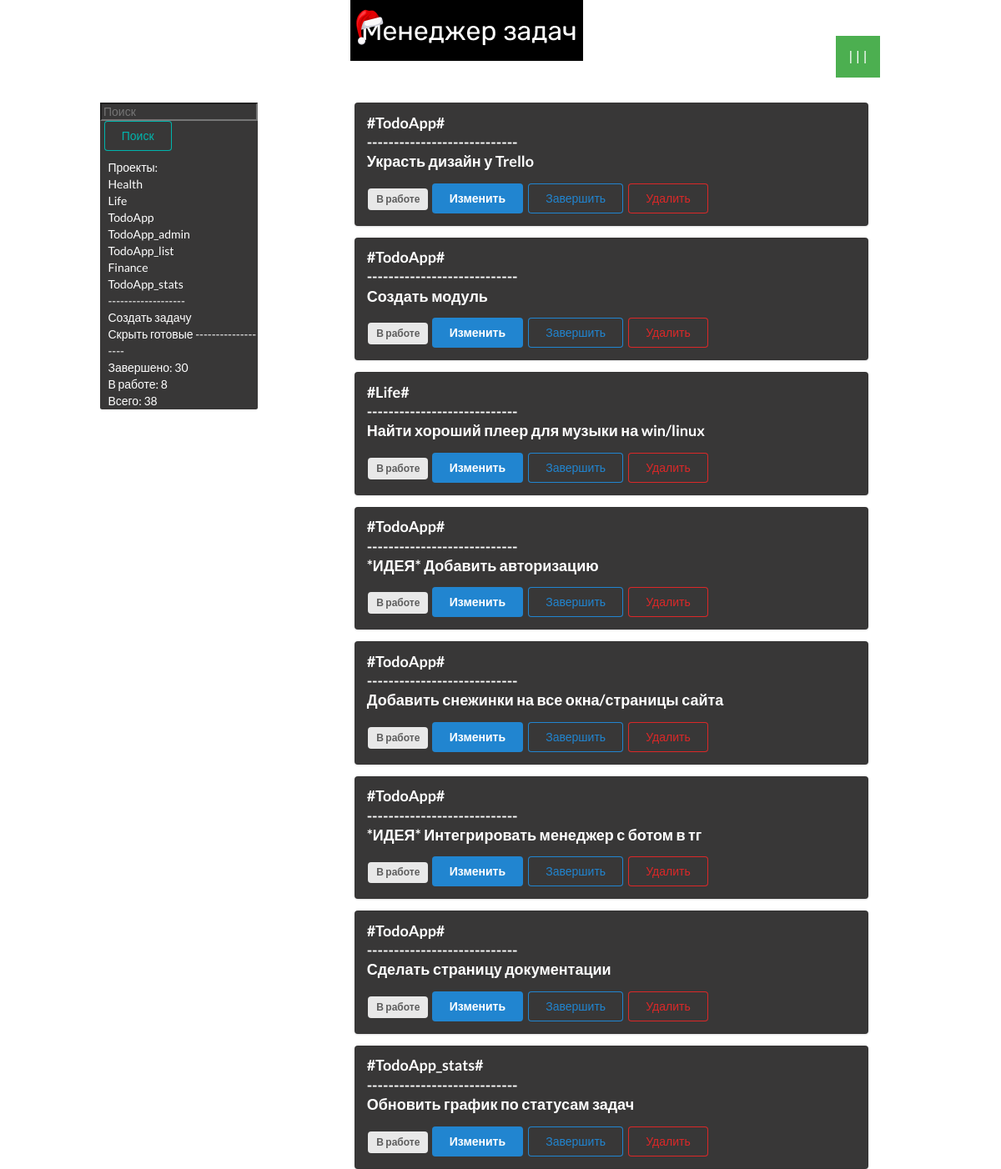
The page /uncompleted on the database as committed earlier.
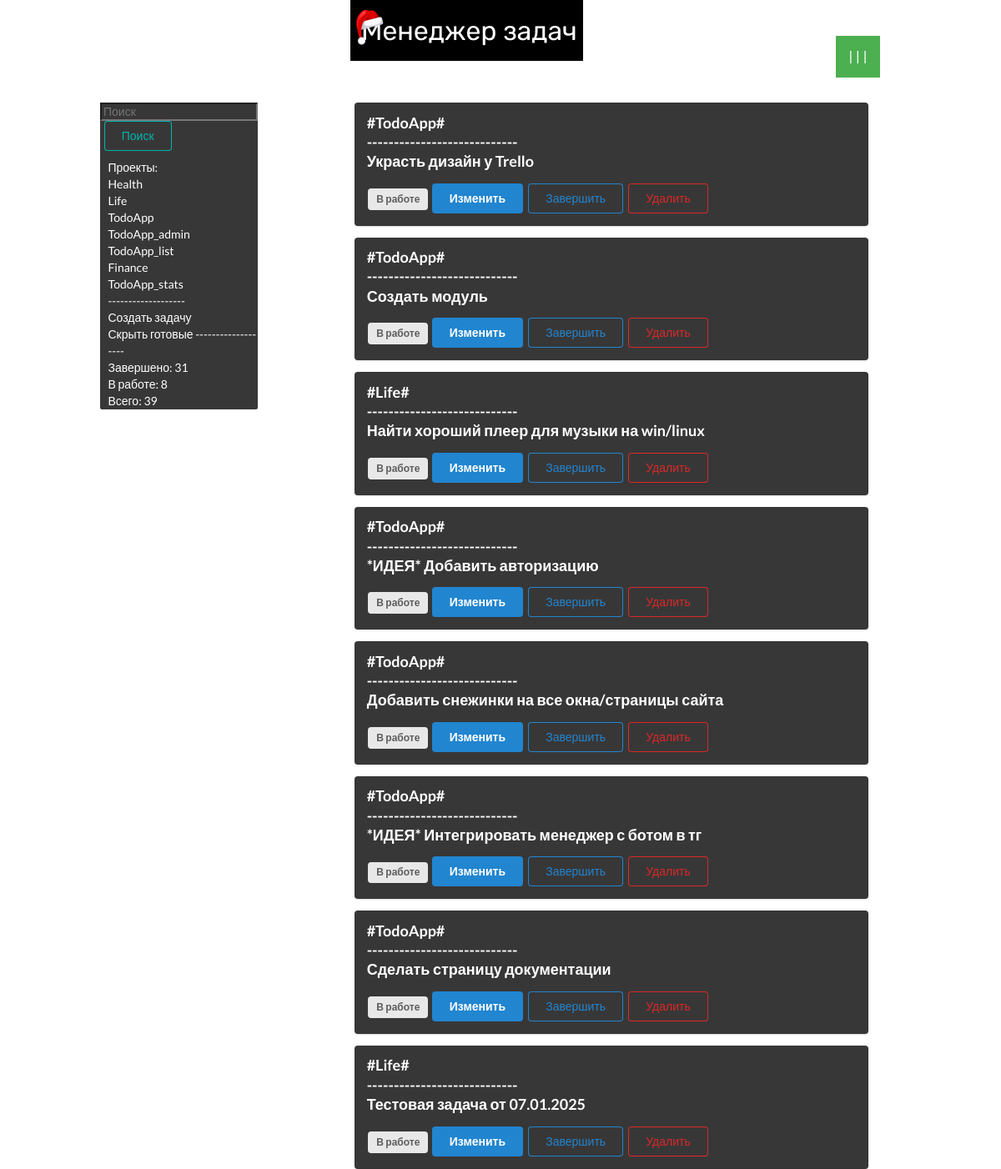
The same page on the database as committed later.
### todo/models.py (models this page shows)
class Tag(db.Model):
    id = db.Column(db.Integer, primary_key=True)
    title = db.Column(db.String(100))
    descr = db.Column(db.String(1000))

class ToDo(db.Model):
    id = db.Column(db.Integer, primary_key=True)
    title = db.Column(db.String(100))
    tag = db.Column(db.String(50))
    descr = db.Column(db.String(1000))
    create_date = db.Column(db.String(25))
    close_date = db.Column(db.String(25))
    is_complete = db.Column(db.Boolean)

### todo/routes.py (the view)
@app.get('/uncompleted')
def uncompleted():
    current_date = datetime.datetime.now().strftime('%Y-%m-%d')
    todo_list = ToDo.query.order_by(ToDo.is_complete).all()
    todo_completed = ToDo.query.filter_by(is_complete=1).all()
    todo_uncompleted = ToDo.query.filter_by(is_complete=0).all()
    completed = len(todo_completed)
    uncompleted = len(todo_uncompleted)
    all = len(todo_list)
    todo_tags = Tag.query.distinct(Tag.title)
    return render_template('todo/index.html', todo_list=todo_uncompleted, todo_tags=todo_tags, todo_completed=completed, todo_uncompleted=uncompleted, todo_all=all, title='CUBI Prot.')

### todo/templates/todo/index.html (shortened to what this page needs)
{% extends 'todo/layout.html' %}
{% block content %}
<img src="static/todo_logo_black.png" style="margin-left: 35%; margin-right: 25%;">
<div class="dropdown">
    <button class="dropbtn">| | |</button>
        </div>
<div style="margin-top: 2.5%; class:'ui container'; margin-left: 10%; margin-right: 10%; display: flex;">
    <div class="navigation"
        style="color: white; background-color: rgb(56, 55, 55); width: 20%; height: 70%; margin-bottom: 1%; border-radius: 2.5px;">
        <form action="/search" method="post">
            <input type="text" name="search_bar" placeholder="Поиск"
                style="background-color: rgb(56, 55, 55); color: white;">
            <button class="ui teal basic button" type="submit"
                style="margin-bottom: 10px; margin-left: 2.5%;">Поиск</button>
        </form>
        <div class="tags" style="margin-left: 5%;">
            {% block tags %}
            Проекты:<br>
            {% for tag in todo_tags %}
            <a href="/sort/{{ tag.title }}">{{tag.title}}<br></a>
            {% endfor %}
            -------------------<br>
            {% endblock %}
            <a href="#openModal" style="margin-top: 10%;">Создать задачу</a><br>
            <a href="/uncompleted">Скрыть готовые</a>
            -------------------<br>
        </div>
        <div style="margin-left: 5%;">
            Завершено: {{todo_completed}}<br>
            В работе: {{todo_uncompleted}}<br>
            Всего: {{todo_all}}<br>
        </div>
    </div>
    <div class="contentt" style="width: 100%;">
        {% for todo in todo_list %}
        <div class="ui segment"
            style="margin-left: 15%; margin-right: 25%; width: 80%; background-color: rgb(56, 55, 55);">
            <p class="ui big header" name="header" style="margin-bottom: 2.5%; color: white; ">
                <a href="/get_detail/{{todo.id}}">#{{todo.tag}}#<br>----------------------------<br>{{todo.title}}<br>
            </p></a>
            {% if todo.is_complete == False %}
            <span class="ui gray label">В работе</span>
            <a class="ui blue button" href="/get_task/{{todo.id}}">Изменить</a>
            <a class="ui primary basic button" href="/update/{{ todo.id }}">Завершить</a>
            {% else %}
            <span class="ui green label">Завершено</span>
            <a class="ui blue button" href="/update/{{ todo.id }}">Возобновить</a>
            {% endif %}
            <a class="ui negative basic button" href="/delete/{{ todo.id }}">Удалить</a>
        </div>
        {% endfor %}
    </div>
</div>
{% endblock content %}

### todo/templates/todo/layout.html (shortened to what this page needs)
<!doctype html>
<html lang="ru">
<head>
      <link rel="stylesheet" href="{{ url_for('static', filename='css/style.css') }}">
      <link rel="stylesheet" href="https://cdn.jsdelivr.net/npm/semantic-ui@2.4.2/dist/semantic.min.css">
      <link href="https://cdn.jsdelivr.net/gh/Alaev-Co/snowflakes/dist/snow.min.css" rel="stylesheet">
<body
      style="{% if request.cookies.get('font')=='black' %}background-color:{{ request.cookies.get('font') }};color:white{% endif %}">
      {% block content %}
      {% endblock content %}
</body>
</html>

### todo/static/css/style.css (style rules this page uses)
.header { word-break: normal; }
body { font-family: Rubik; transition: background-color 0.3s ease; }
a:link { color: white; text-decoration: underline; cursor: pointer; }
.dropbtn { background-color: #4CAF50; color: white; padding: 16px; font-size: 16px; border: none; }
.dropdown { position: relative; display: inline-block; }

### todo/templates/todo/index.html (style rules this page uses)
a:link { text-decoration: none; color: white; }

Rows that differ between the two databases and show on the page:
no longer on this page (row edited): ToDo: tag "TodoApp_stats", title "Обновить график по статусам задач"
added ToDo: tag "Life", title "Тестовая задача от 07.01.2025"
Other text that changed with them:
{{ todo_completed }}: "30" → "31"
{{ todo_all }}: "38" → "39"
